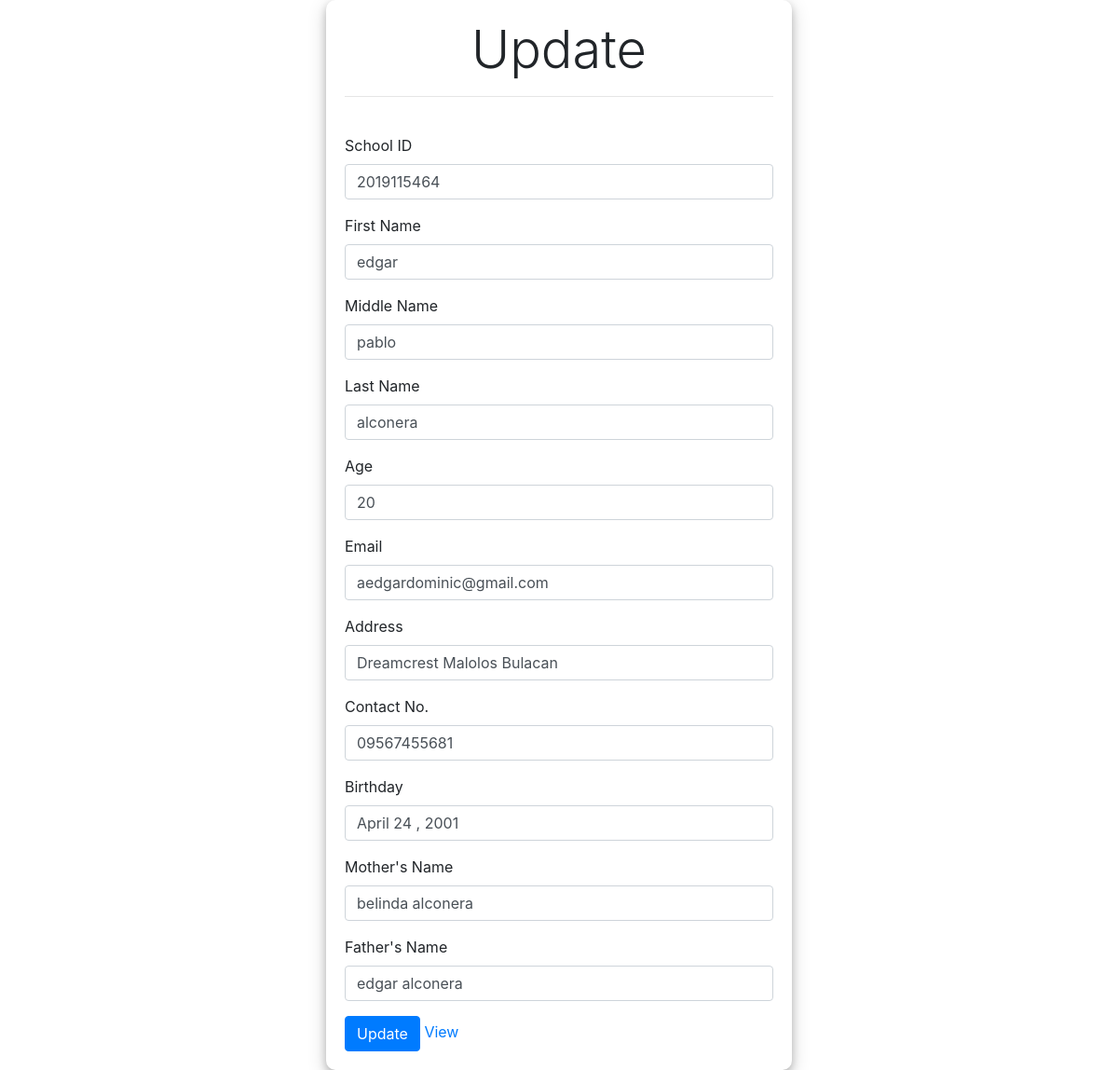
/update.php?id=2019115464, run on the app's committed database.
### tables this page shows
CREATE TABLE `student_profile` (
  `id` int(60) NOT NULL,
  `fname` varchar(60) NOT NULL,
  `mname` varchar(60) NOT NULL,
  `lname` varchar(60) NOT NULL,
  `age` int(60) NOT NULL,
  `email` varchar(60) NOT NULL,
  `address` varchar(90) NOT NULL,
  `contactno` varchar(60) NOT NULL,
  `birthday` varchar(60) NOT NULL,
  `mothersname` varchar(60) NOT NULL,
  `fathersname` varchar(60) NOT NULL
);

### php/Update.php (called while the page is built)
<?php
if (isset($_GET['id'])) {
	include "conn.php";
	function validate($data){
        $data = trim($data);
        $data = stripslashes($data);
        $data = htmlspecialchars($data);
        return $data;
	}
	$id = validate($_GET['id']);
	$sql = "SELECT * FROM `student_profile` WHERE id=$id";
    $result = mysqli_query($conn, $sql);
    if (mysqli_num_rows($result) > 0) {
    	$row = mysqli_fetch_assoc($result);
    }else {
    	header("Location: read.php");
    }
}else if(isset($_POST['update'])){
    include "../conn.php";
    function validate($data){
        $data = trim($data);
        $data = stripslashes($data);
        $data = htmlspecialchars($data);
        return $data;
	}
	$stud_id = validate($_POST['id']);
	$firstname = validate($_POST['fname']);
	$middlename = validate($_POST['mname']);
	$lastname = validate($_POST['lname']);
	$age = validate($_POST['age']);
	$email = validate($_POST['email']);
	$address = validate($_POST['address']);
	$number = validate($_POST['contactno']);
	$birthday = validate($_POST['birthday']);
	$mothersname = validate($_POST['mothersname']);
	$fathersname = validate($_POST['fathersname']);
       $sql = "UPDATE `student_profile`
                SET id='$stud_id', fname='$fname', mname='$mname', lname='$lname', age='$age', email='$email', address='$address', contactno='number', birthday='$birthday', mothersname='$mothersname', fathersname='fathersname' WHERE id=$id ";
       $result = mysqli_query($conn, $sql);
       if ($result) {
       	  header("Location: ../read.php?success=successfully updated");
       }else {
          header("Location: ../update.php?id=$id&error=unknown error occurred&$user_data");
       }
}else {
	header("Location: read.php");
}
?>

### update.php (the view, shortened to what this page needs)
<?php include "php/Update.php"; ?>
<!DOCTYPE html>
<html>
<head>
	<link rel="stylesheet" href="https://maxcdn.bootstrapcdn.com/bootstrap/4.0.0/css/bootstrap.min.css">
    <link rel="stylesheet" href="css/style.css">
</head>
<body>
	<div class="container">
		<form action="php/Update.php"
		      method="post">
		   <h4 class="display-4 text-center">Update</h4><hr><br>
            <div class="form-group">
		     <label for="id">School ID</label>
		     <input type="id"
		           class="form-control"
		           id="id"
		           name="id"
		           value="<?=$row['id'] ?>" >
		   </div>
		   <div class="form-group">
		     <label for="fname">First Name</label>
		     <input type="fname"
		           class="form-control"
		           id="fname"
		           name="fname"
		           value="<?=$row['fname'] ?>" >
		   </div>
           <div class="form-group">
		     <label for="mname">Middle Name</label>
		     <input type="mname"
		           class="form-control"
		           id="mname"
		           name="mname"
		           value="<?=$row['mname'] ?>" >
		   </div>
           <div class="form-group">
		     <label for="lname">Last Name</label>
		     <input type="lname"
		           class="form-control"
		           id="lname"
		           name="lname"
		           value="<?=$row['lname'] ?>" >
		   </div>
           <div class="form-group">
		     <label for="age">Age</label>
		     <input type="age"
		           class="form-control"
		           id="age"
		           name="age"
		           value="<?=$row['age'] ?>" >
		   </div>
		   <div class="form-group">
		     <label for="email">Email</label>
		     <input type="email"
		           class="form-control"
		           id="email"
		           name="email"
		           value="<?=$row['email'] ?>" >
		   </div>
           <div class="form-group">
		     <label for="address">Address</label>
		     <input type="address"
		           class="form-control"
		           id="address"
		           name="address"
		           value="<?=$row['address'] ?>" >
		   </div>
           <div class="form-group">
		     <label for="contactno">Contact No. </label>
		     <input type="contactno"
		           class="form-control"
		           id="contactno"
		           name="contactno"
		           value="<?=$row['contactno'] ?>" >
		   </div>
           <div class="form-group">
		     <label for="birthday">Birthday </label>
		     <input type="birthday"
		           class="form-control"
		           id="birthday"
		           name="birthday"
		           value="<?=$row['birthday'] ?>" >
		   </div>
           <div class="form-group">
		     <label for="mothersname">Mother's Name </label>
		     <input type="mothersname"
		           class="form-control"
		           id="mothersname"
		           name="mothersname"
		           value="<?=$row['mothersname'] ?>" >
		   </div>
           <div class="form-group">
		     <label for="fathersname">Father's Name </label>
		     <input type="fathersname"
		           class="form-control"
		           id="fathersname"
		           name="fathersname"
		           value="<?=$row['fathersname'] ?>" >
		   </div>
		   <button type="submit"
		           class="btn btn-primary"
		           name="Update">Update</button>
		    <a href="read.php" class="link-primary">View</a>
	    </form>
	</div>
</body>
</html>

### css/style.css (style rules this page uses)
.container { min-height: 100vh; display: flex; justify-content: center; align-items: center; flex-direction: column; }
.container form { width: 500px; padding: 20px; border-radius: 10px; box-shadow: 0 4px 8px 0 rgba(0, 0, 0, 0.2), 0 6px 20px 0 rgba(0, 0, 0, 0.19); }

### data on the page
student_profile: id "2019115464", fname "edgar", mname "pablo", lname "alconera", age "20", email "aedgardominic@gmail.com", address "Dreamcrest Malolos Bulacan", contactno "09567455681", birthday "April 24 , 2001", mothersname "belinda alconera", fathersname "edgar alconera"
